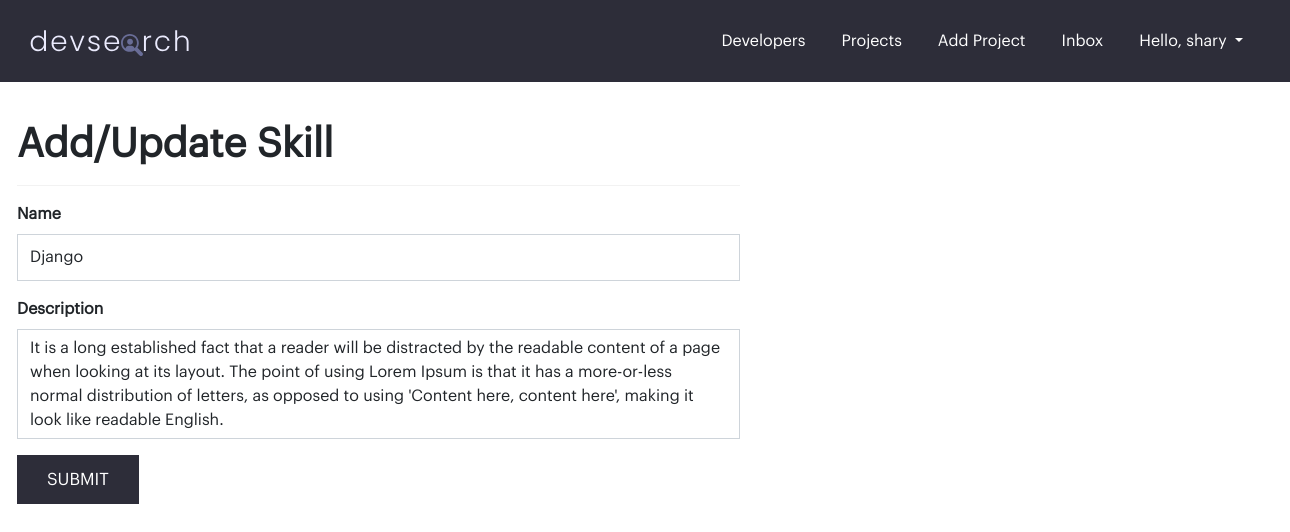
The page /skill/edit/4cc087aa-a2f8-4f18-82f0-6c3090698678/ (signed in) on the database its author committed.
### users/models.py (models this page shows, shortened)
class Skill(models.Model):
    user = models.ForeignKey(
        Profile, on_delete=models.CASCADE, null=True, blank=True)
    name = models.CharField(max_length=200, null=True, blank=True)
    description = models.TextField(null=True, blank=True)
    created_at = models.DateTimeField(auto_now_add=True)
    id = models.UUIDField(default=uuid.uuid4, unique=True,
                          primary_key=True, editable=False)
    class Meta:
        verbose_name_plural = "Skills"

### users/views.py (the view)
# urls.py: path('skill/edit/<str:pk>/', views.editSkill, name="edit-skill"),
@login_required(login_url='/login')
def editSkill(request, pk):
    profile = request.user.profile
    skill = profile.skill_set.get(id=pk)
    form = skillForm(instance=skill)
    if request.method == "POST":
        form = skillForm(request.POST, instance=skill)
        if form.is_valid():
            form.save()
            return redirect('my-account')
    context = {
        'form': form
    }
    return render(request, 'users/skill-form.html', context)

### users/forms.py
class skillForm(ModelForm):
    class Meta:
        model = Skill
        fields = ['name', 'description']
        widgets = {
            'description': Textarea(attrs={'rows': 4}),
        }

### templates/users/skill-form.html (shortened to what this page needs)
{% extends 'base.html' %}
{% load crispy_forms_tags %}
{% block content %}
<section class="page__section">
    <div class="container">
        <div class="row">
            <div class="col-lg-7">
                <h1><b>Add/Update Skill</b></h1>
                <hr />
                <form method="POST" enctype="multipart/form-data">
                    {{form|crispy}}
                    <button type="submit" class="btn btn-primary">Submit</button>
                </form>
            </div>
        </div>
    </div>
</section>
{% endblock %}

### templates/partials/header.html (shortened to what this page needs)
{% load static %}
<header class="charade_bg_color">
    <div class="container">
        <nav class="navbar navbar-expand-lg">
            <div class="container-fluid">
                <a class="navbar-brand" href="{% url 'users-list' %}">
                    <img src="{% static 'images/logo.svg' %}" class="fluid" />
                </a>
                <div class="collapse navbar-collapse" id="navbarSupportedContent">
                    <ul class="navbar-nav mr-auto mb-2 mb-lg-0">
                        <li class="nav-item">
                            <a class="nav-link" href="{% url 'users-list' %}">Developers</a>
                        </li>
                        <li class="nav-item">
                            <a class="nav-link" href="{% url 'projects' %}">Projects</a>
                        </li>
                        {% if request.user.is_authenticated %}
                            <li class="nav-item">
                                <a class="nav-link" href="{% url 'add-project' %}">Add Project</a>
                            </li>
                            <li class="nav-item">
                                <a class="nav-link" href="{% url 'inbox' %}">Inbox</a>
                            </li>
                            <li class="nav-item dropdown">
                                <a class="nav-link active dropdown-toggle" href="#" id="navbarDropdown" role="button" data-bs-toggle="dropdown" aria-expanded="false">
                                    Hello, {{ request.user }}
                                </a>
                            </li>
                        {% else %}
                            <li class="nav-item">
                                <a class="nav-link" href="{% url 'login' %}">Login</a>
                            </li>
                        {% endif %}
                    </ul>
                </div>
            </div>
            </nav>
    </div>
</header>

### _dev_search/static/css/style.css (style rules this page uses)
* { font-family: 'Graphik-Regular'; }
.container { min-width: 1280px; }
.btn-primary, .btn-primary:hover { color: white; border-radius: 0; border: none; padding: 12px 30px; font-size: 17px; text-transform: uppercase; background-color: #2d2d39; }
textarea, input[type="text"], input[type="file"], input[type="password"], input[type="email"], select { border-radius: 0px !important; }
input[type="text"], input[type="password"], input[type="email"], select { min-height: 47px !important; }
textarea { resize: none; }
label { font-weight: 600; }
hr { background-color: #cccccc; }
.page__section { padding: 3% 0; }
a, a:hover { text-decoration: none; }
.charade_bg_color { background-color: #2d2d39; }
header { padding: 7px 0; }
header .nav-item { margin: 0 10px; }
.navbar-brand, .navbar-brand:hover, header .nav-link, header .nav-link:hover { color: white; }
.nav-link, .nav-link:hover { color: white !important; text-decoration: none !important; }

### rows shown on the page
Skill: name "Django", description "It is a long established fact that a reader will be distracted by the readable content of a page when looking at its layout. The point of using Lorem Ipsum is that it has a more-or-less normal distribution of letters, as opposed to using 'Content here, content here', making it look like readable English."

### other values the page prints
{{ request.user }} "shary"
